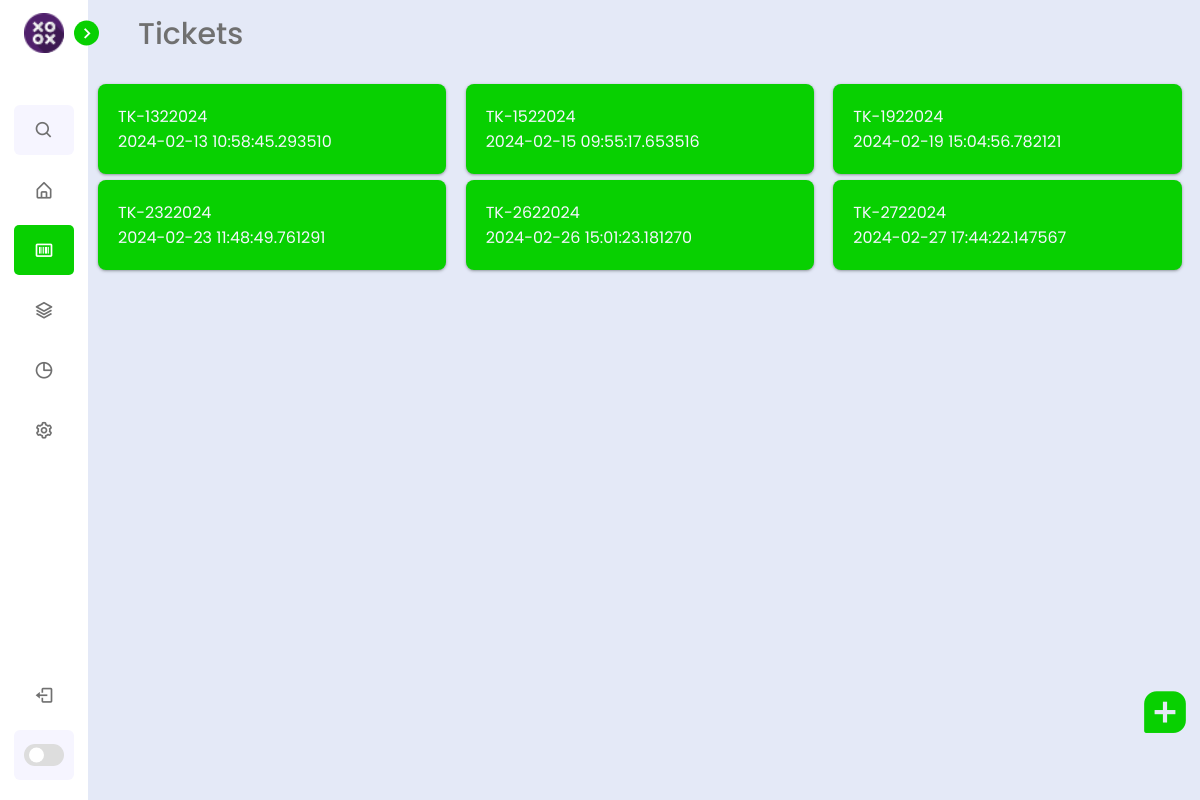
Page /tickets (signed in) on the earlier database version.
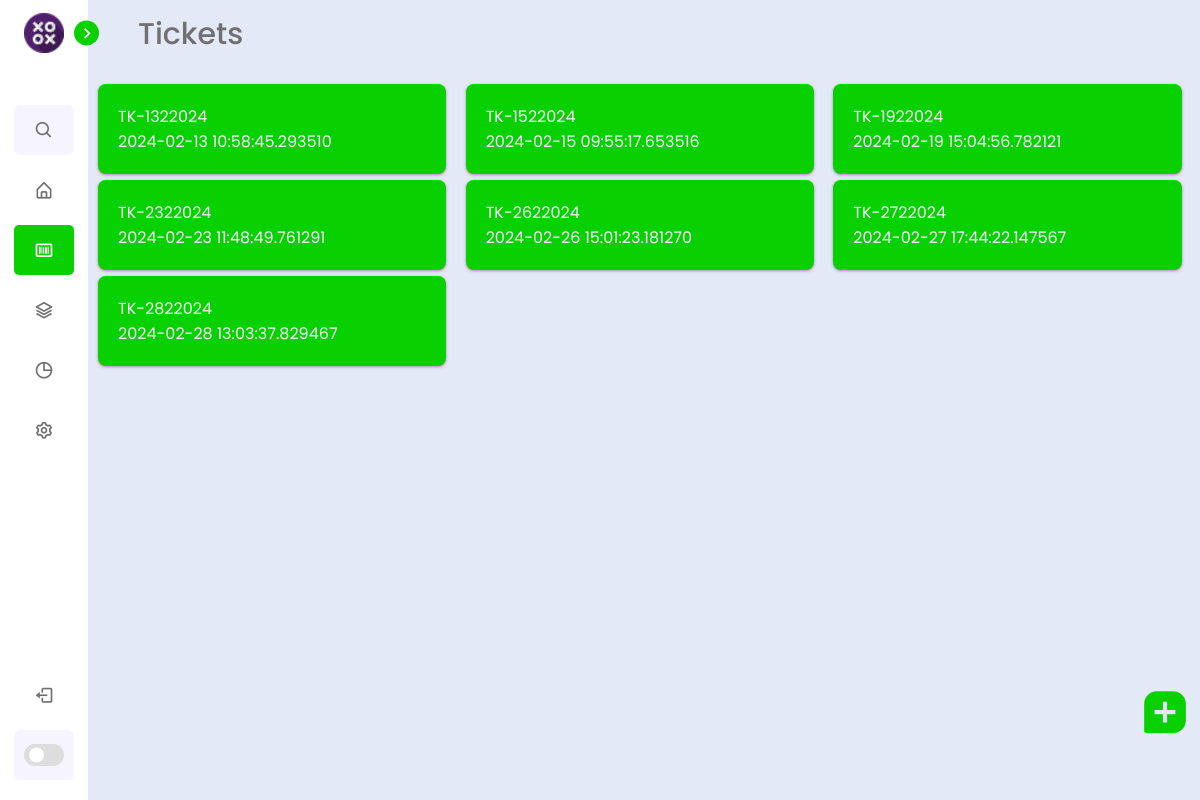
Same page on the later database version.
### tables this page shows
CREATE TABLE "tickets" (
	"id"	INTEGER NOT NULL,
	"createdAt"	TEXT NOT NULL,
	"user"	INTEGER NOT NULL,
	"code"	TEXT NOT NULL,
	PRIMARY KEY("id" AUTOINCREMENT),
	FOREIGN KEY("user") REFERENCES "users"("id")
);

### app.py (the view)
@app.route('/tickets')
def tickets():
    tk = Ticket(session.get("userId"))
    return render_template("tickets.html",session=session,jsonObj=loadJsonFile(),tickets=tk.getAllTickets())

### Models/dbmanager.py (called while the page is built)
def fetchData(strQuery,data):
    conn = sqlite3.connect('moymgmt_v2.db')
    cursor = conn.cursor()
    cursor.execute(strQuery,data)
    rows = cursor.fetchall()
    conn.close()
    return rows

### Models/item.py (called while the page is built)
    def generateTodayTimeStamp(self,prefix="TK"):
        return prefix+"-"+str(datetime.now().day)+str(datetime.now().month)+str(datetime.now().year)

    def getAllTickets(self):
        query = "select * from `tickets` where user=?;"
        data = (self.user,)
        rows = fetchData(query,data)
        if len(rows):
            return rows
        return ["There is no data to display!"]

### app.py (called while the page is built)
def loadJsonFile(filename="categories.json"):
    with open(filename, 'r') as file:
        data = json.load(file)
    return data

### templates/tickets.html (shortened to what this page needs)
{% extends "base.html" %}
{% block body %}
<div class="text">Tickets</div>
<div class="ticket-container">
    {% for ticket in tickets %}
    <div class="ticket-card">
        <p>{{ ticket[3] }}</p>
        <p>{{ ticket[1] }}</p>
    </div>
    {% endfor %}
</div>
{% endblock %}

### templates/base.html (shortened to what this page needs)
<!DOCTYPE html>
<html lang="en">
<head>
    <link rel="stylesheet" href="{{ url_for('static',filename='css/style.css') }}">
    <link href='https://unpkg.com/boxicons@2.1.1/css/boxicons.min.css' rel='stylesheet'>
</head>
<body>
    <nav class="sidebar close">
        <header>
            <div class="image-text">
                <span class="image">
                    <img src="{{ url_for('uploaded_file',filename='d3f5a878d87976c8da223eabbed9eebd.png') }}" alt="">
                </span>
            </div>
            <i class='bx bx-chevron-right toggle'></i>
        </header>
        <div class="menu-bar">
            <div class="menu">
                <li class="search-box">
                    <i class='bx bx-search icon'></i>
                </li>
                <ul class="menu-links">
                    <li class="nav-link {% if url_for(request.endpoint) == '/' %}active{% endif %}">
                        <a href="/">
                            <i class='bx bx-home-alt icon'></i>
                        </a>
                    </li>
                    <li class="nav-link {% if url_for(request.endpoint) == '/tickets' %}active{% endif %}">
                        <a href="/tickets">
                            <i class='bx bx-barcode icon' ></i>
                        </a>
                    </li>
                    <li class="nav-link">
                        <a href="#">
                            <i class='bx bx-layer icon'></i>
                        </a>
                    </li>
                    <li class="nav-link">
                        <a href="#">
                            <i class='bx bx-pie-chart-alt icon' ></i>
                        </a>
                    </li>
                    <li class="nav-link">
                        <a href="#">
                            <i class='bx bx-cog icon' ></i>
                        </a>
                    </li>
                </ul>
            </div>
            <div class="bottom-content">
                <li class="">
                    <a href="/logout">
                        <i class='bx bx-log-out icon' ></i>
                    </a>
                </li>
                <li class="mode">
                    <div class="toggle-switch">
                        <span class="switch"></span>
                    </div>
                </li>
            </div>
        </div>
    </nav>
    <section class="home">
        {% block body %}{% endblock %}
    </section>
    <div class="add" data-modal-target="#modal"><i class='bx bxs-message-square-add'></i></div>
</body>
</html>

### static/css/style.css (style rules this page uses)
* { margin: 0; padding: 0; box-sizing: border-box; font-family: 'Poppins', sans-serif; }
:root { --body-color: #E4E9F7; --sidebar-color: #FFF; --primary-color: #08d001; --primary-color-light: #F6F5FF; --toggle-color: #DDD; --text-color: #707070; --text-color-light:#F6F5FF; --popup-color: #eee; --tran-03: all 0.2s ease; --tran-03: all 0.3s ease; --tran-04: all 0.3s ease; --tran-05: all 0.3s ease; --tran-06: all 1s ease; }
body { min-height: 100vh; background-color: var(--body-color); transition: var(--tran-05); }
.sidebar { position: fixed; top: 0; left: 0; height: 100%; width: 250px; padding: 10px 14px; background: var(--sidebar-color); transition: var(--tran-05); z-index: 100; }
.sidebar.close { width: 88px; }
.sidebar li { height: 50px; list-style: none; display: flex; align-items: center; margin-top: 10px; }
.sidebar header .image, .sidebar .icon { min-width: 60px; border-radius: 6px; }
.sidebar .icon { min-width: 60px; border-radius: 6px; height: 100%; display: flex; align-items: center; justify-content: center; font-size: 20px; }
.sidebar .text, .sidebar .icon { color: var(--text-color); transition: var(--tran-03); }
.sidebar header { position: relative; }
.sidebar header .image-text { display: flex; align-items: center; }
.sidebar header .image { display: flex; align-items: center; justify-content: center; }
.sidebar header .image img { width: 40px; border-radius: 6px; }
.sidebar header .toggle { position: absolute; top: 50%; right: -25px; transform: translateY(-50%) rotate(180deg); height: 25px; width: 25px; background-color: var(--primary-color); color: var(--sidebar-color); border-radius: 50%; display: flex; align-items: center; justify-content: center; font-size: 22px; cursor: pointer; transition: var(--tran-05); }
.sidebar.close .toggle { transform: translateY(-50%) rotate(0deg); }
.sidebar .menu { margin-top: 40px; }
.sidebar li.search-box { border-radius: 6px; background-color: var(--primary-color-light); cursor: pointer; transition: var(--tran-05); }
.sidebar li a { list-style: none; height: 100%; background-color: transparent; display: flex; align-items: center; height: 100%; width: 100%; border-radius: 6px; text-decoration: none; transition: var(--tran-03); }
.active { background-color: var(--primary-color); border-radius: 5px; }
.active .text, .active .icon { color: var(--sidebar-color); }
.sidebar .menu-bar { height: calc(100% - 55px); display: flex; flex-direction: column; justify-content: space-between; overflow-y: scroll; }
.sidebar .menu-bar .mode { border-radius: 6px; background-color: var(--primary-color-light); position: relative; transition: var(--tran-05); }
.menu-bar .bottom-content .toggle-switch { position: absolute; right: 0; height: 100%; min-width: 60px; display: flex; align-items: center; justify-content: center; border-radius: 6px; cursor: pointer; }
.toggle-switch .switch { position: relative; height: 22px; width: 40px; border-radius: 25px; background-color: var(--toggle-color); transition: var(--tran-05); }
.switch::before { content: ''; position: absolute; height: 15px; width: 15px; border-radius: 50%; top: 50%; left: 5px; transform: translateY(-50%); background-color: var(--sidebar-color); transition: var(--tran-04); }
.home { position: absolute; top: 0; top: 0; left: 250px; height: 100vh; width: calc(100% - 250px); background-color: var(--body-color); transition: var(--tran-05); }
.home .text { font-size: 30px; font-weight: 500; color: var(--text-color); padding: 12px 60px; }
.sidebar.close ~ .home { left: 78px; height: 100vh; width: calc(100% - 78px); }
.add { position: absolute; left: 95%; top: 85%; font-size: 50px; font-weight: bold; color: var(--primary-color); transition: var(--tran-06); }
.ticket-container { display: grid; grid-template-columns: repeat(auto-fill, minmax(25%, 1fr)); gap: 1px; margin-left: 20px; margin-top: 15px; }
.ticket-card { background-color: var(--primary-color); padding: 20px; border-radius: 8px; box-shadow: rgba(60, 64, 67, 0.3) 0px 1px 2px 0px, rgba(60, 64, 67, 0.15) 0px 1px 3px 1px; width: 95%; margin-bottom: 5px; color: var(--text-color-light); }

Differences in the rows shown:
added tickets: code "TK-2822024", createdAt "2024-02-28 13:03:37.829467"
